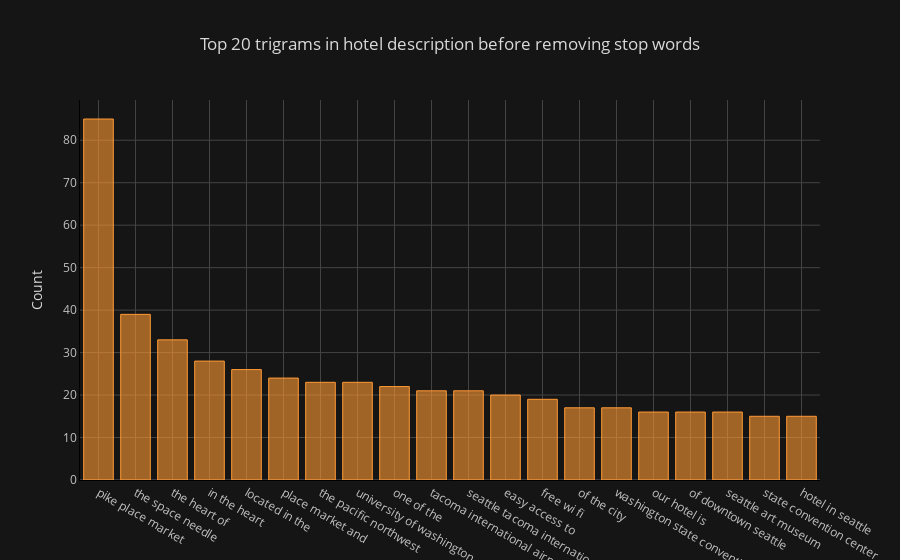

Notebook source saved alongside this figure:
### Markdown cell above
### Trigrams Frequency Distribution Before Removing Stop Word

### Code cell
def get_top_n_trigram(corpus, n=None):
    vec = CountVectorizer(ngram_range=(3, 3)).fit(corpus)
    bag_of_words = vec.transform(corpus)
    sum_words = bag_of_words.sum(axis=0) 
    words_freq = [(word, sum_words[0, idx]) for word, idx in vec.vocabulary_.items()]
    words_freq =sorted(words_freq, key = lambda x: x[1], reverse=True)
    return words_freq[:n]
common_words = get_top_n_trigram(df['desc'], 20)
df5 = pd.DataFrame(common_words, columns = ['desc' , 'count'])
df5.groupby('desc').sum()['count'].sort_values(ascending=False).iplot(kind='bar', yTitle='Count', linecolor='black', title='Top 20 trigrams in hotel description before removing stop words')

### Figure 1 — Plotly figure (JSON) as saved in the notebook; plotly's stock layout.template omitted (floating-point values rounded to 4 significant figures)
{"data": [{"name": "count", "uid": "fd6eb119-ec5f-4e78-aa58-682afe1a1e3e", "text": "", "y": [85, 39, 33, 28, 26, 24, 23, 23, 22, 21, 21, 20, 19, 17, 17, 16, 16, 16, 15, 15], "marker": {"color": "rgba(255, 153, 51, 0.6)", "line": {"color": "rgba(255, 153, 51, 1.0)", "width": 1}}, "x": ["pike place market", "the space needle", "the heart of", "in the heart", "located in the", "place market and", "the pacific northwest", "university of washington", "one of the", "tacoma international airport", "seattle tacoma international", "easy access to", "free wi fi", "of the city", "washington state convention", "our hotel is", "of downtown seattle", "seattle art museum", "state convention center", "hotel in seattle"], "type": "bar", "orientation": "v"}], "layout": {"yaxis": {"tickfont": {"color": "#C2C2C2"}, "title": {"text": "Count", "font": {"color": "#D9D9D9"}}, "showgrid": true, "zerolinecolor": "#666570", "gridcolor": "#434343", "linecolor": "black"}, "paper_bgcolor": "#151516", "plot_bgcolor": "#151516", "title": {"text": "Top 20 trigrams in hotel description before removing stop words", "font": {"color": "#D9D9D9"}}, "xaxis": {"tickfont": {"color": "#C2C2C2"}, "title": {"text": "", "font": {"color": "#D9D9D9"}}, "showgrid": true, "zerolinecolor": "#666570", "gridcolor": "#434343", "linecolor": "black"}, "legend": {"bgcolor": "#151516", "font": {"color": "#D9D9D9"}}}}
